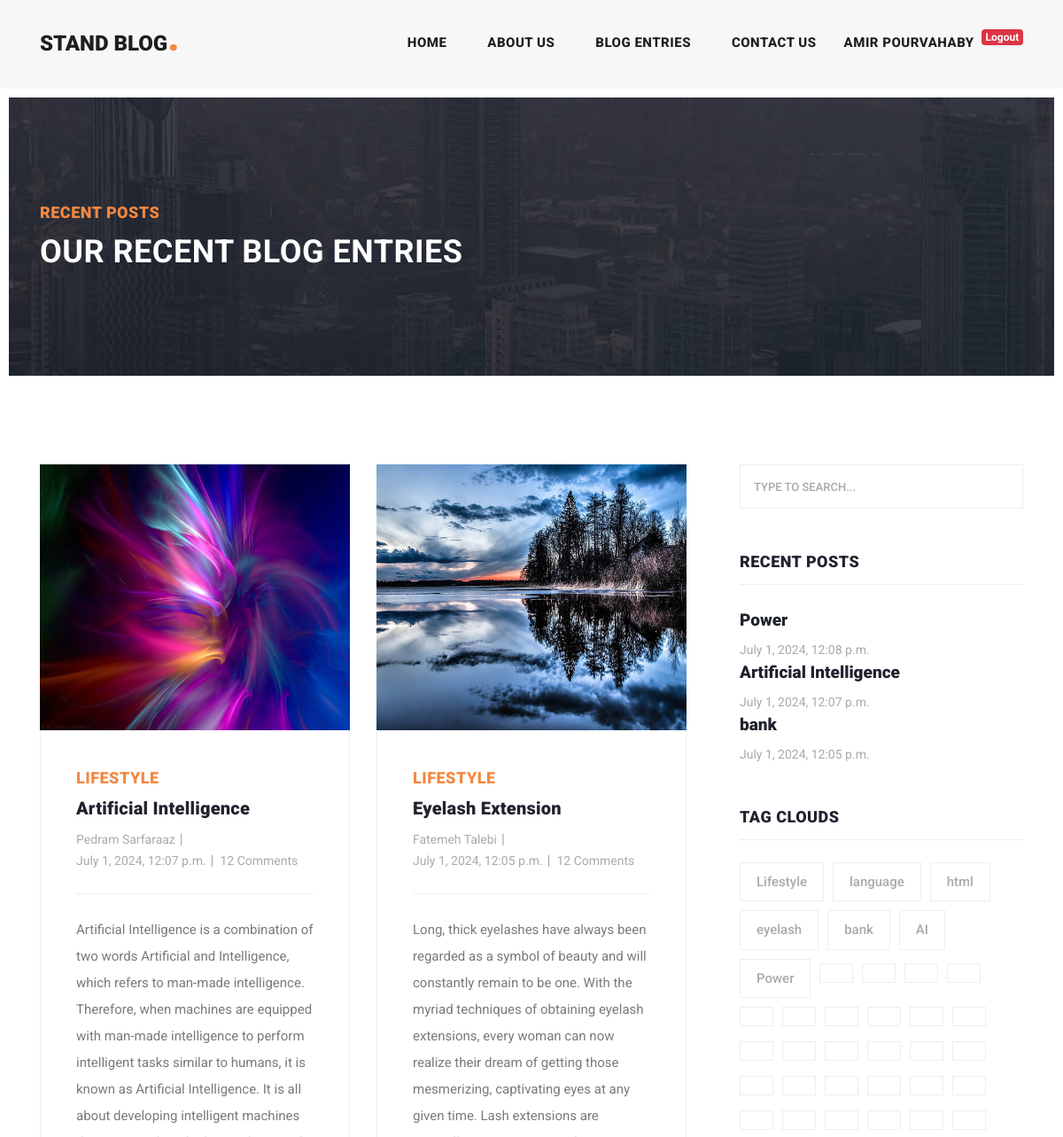
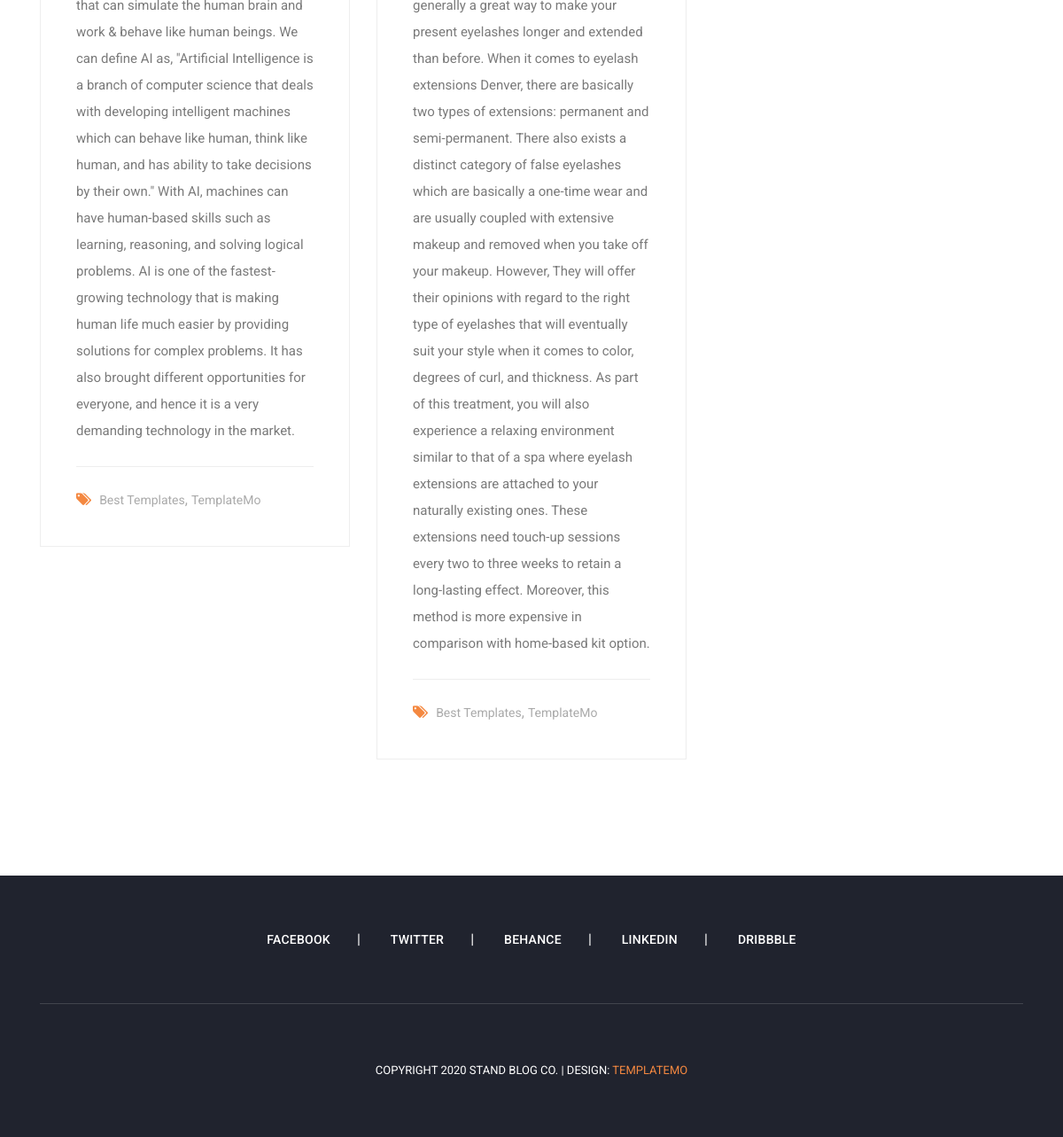
Page /post/categories/1 (signed in) on the committed database (2 pictures, top to bottom).
### post/models.py (models this page shows, shortened)
class Article(models.Model):
    author = models.ForeignKey(User, on_delete=models.CASCADE, null=True)
    category = models.ManyToManyField(Category, related_name="articles")
    title = models.CharField(max_length=100)
    body = models.TextField()
    created_time = models.DateTimeField(auto_now_add=True)
    updated_time = models.DateTimeField(auto_now=True)
    image = models.ImageField(upload_to='images/post')
    slug = models.SlugField(null=True, unique=True)
    def get_absolute_url(self):
        return reverse("post:details", kwargs={"slug": self.slug})

class Category(models.Model):
    title = models.CharField(max_length=100)
    class Meta:
        verbose_name_plural = 'Categories'
    def __str__(self):
        return self.title

### post/views.py (the view)
# urls.py: path("categories/<int:pk>", views.category_sub, name="categories"),
def category_sub(request, pk=None):
    category = get_object_or_404(Category, id=pk)
    articles = category.articles.all()
    return render(request, 'post/all_post.html', context={'articles': articles})

### context_processors/context_processors.py (called while the page is built)
def user(request):
    user = User.objects.all()
    return {'user': user}

def sidebar(request):
    recent = Article.objects.order_by('-created_time')[:3]
    return {'recent': recent}

def categories(request):
    categories = Category.objects.all()
    return {'categories': categories}

### post/templates/post/all_post.html (shortened to what this page needs)
{% extends 'base.html' %}
{% load static %}
{% block content %}
    <div class="heading-page header-text">
        <section class="page-heading">
            <div class="container">
                <div class="row">
                    <div class="col-lg-12">
                        <div class="text-content">
                            <h4>Recent Posts</h4>
                            <h2>Our Recent Blog Entries</h2>
                        </div>
                    </div>
                </div>
            </div>
        </section>
    </div>
    <section class="blog-posts grid-system">
        <div class="container">
            <div class="row">
                <div class="col-lg-8">
                    <div class="all-blog-posts">
                        <div class="row">
                            {% for article in articles %}
                                <div class="col-lg-6">
                                    <div class="blog-post">
                                        <div class="blog-thumb">
                                            <img src="{{ article.image.url }}" style="width: 350px; height: 300px"
                                                 alt="">
                                        </div>
                                        <div class="down-content">
                                            <span>{{ article.category.first }}</span>
                                            <a href="{{ article.get_absolute_url }}"><h4>{{ article.title }}</h4></a>
                                            <ul class="post-info">
                                                <li><a href="#">{{ article.author.get_full_name }}</a></li>
                                                <li><a href="#">{{ article.created_time }}</a></li>
                                                <li><a href="#">12 Comments</a></li>
                                            </ul>
                                            <p>{{ article.body }}</p>
                                            <div class="post-options">
                                                <div class="row">
                                                    <div class="col-lg-12">
                                                        <ul class="post-tags">
                                                            <li><i class="fa fa-tags"></i></li>
                                                            <li><a href="#">Best Templates</a>,</li>
                                                            <li><a href="#">TemplateMo</a></li>
                                                        </ul>
                                                    </div>
                                                </div>
                                            </div>
                                        </div>
                                    </div>
                                </div>
                            {% endfor %}
                        </div>
                    </div>
                </div>
                {% include 'includes/sidebar.html' %}
                <div class="col-lg-12">
                </div>
            </div>
        </div>
    </section>
{% endblock %}

### templates/base.html (shortened to what this page needs)
{% load static %}
<!DOCTYPE html>
<html lang="en">
  <head>
    <link href="{% static 'vendor/bootstrap/css/bootstrap.min.css' %}" rel="stylesheet">
    <link rel="stylesheet" href="{% static 'css/fontawesome.css' %}">
    <link rel="stylesheet" href="{% static 'css/templatemo-stand-blog.css' %}">
    <link rel="stylesheet" href="{% static 'css/owl.css' %}">
  </head>
<body>
<header class="">
    <nav class="navbar navbar-expand-lg">
        <div class="container">
            <a class="navbar-brand" href="{% url 'home:home' %}"><h2>Stand Blog<em>.</em></h2></a>
            <div class="collapse navbar-collapse" id="navbarResponsive">
                <ul class="navbar-nav ml-auto">
                    <li class="nav-item {% if request.resolver_match.url_name == 'home' %}active{% endif %}">
                        <a class="nav-link" href="{% url 'home:home' %}">Home
                        </a>
                    </li>
                    <li class="nav-item {% if request.resolver_match.url_name == 'about_us' %}active{% endif %}">
                        <a class="nav-link" href="about.html">About Us</a>
                    </li>
                    <li class="nav-item {% if request.resolver_match.url_name == 'all' %}active{% endif %}">
                        <a class="nav-link" href="{% url 'post:all' %}">Blog Entries</a>
                    </li>
                    <li class="nav-item {% if request.resolver_match.url_name == 'contact_us' %}active{% endif %}">
                        <a class="nav-link" href="{% url 'home:contact_us' %}">Contact Us</a>
                    </li>
                    {% if request.user.is_authenticated %}
                        <div class="d-flex">
                            <a class="nav-link" href="/">{{ request.user.first_name }} {{ request.user.last_name }}</a>
                            <a href="{% url 'accounts:logout' %}"><span class="badge badge-danger m-t-50">Logout</span></a>
                        </div>
                    {% else %}
                        <a class="nav-link" href="{% url 'accounts:login' %}">Login</a>
                    {% endif %}
                </ul>
            </div>
        </div>
    </nav>
</header>
{% block content %}
{% endblock %}
<footer>
    <div class="container">
        <div class="row">
            <div class="col-lg-12">
                <ul class="social-icons">
                    <li><a href="#">Facebook</a></li>
                    <li><a href="#">Twitter</a></li>
                    <li><a href="#">Behance</a></li>
                    <li><a href="#">Linkedin</a></li>
                    <li><a href="#">Dribbble</a></li>
                </ul>
            </div>
            <div class="col-lg-12">
                <div class="copyright-text">
                    <p>Copyright 2020 Stand Blog Co.
                        | Design: <a rel="nofollow" href="https://templatemo.com" target="_parent">TemplateMo</a></p>
                </div>
            </div>
        </div>
    </div>
</footer>
</body>
</html>

### templates/includes/sidebar.html
{% load static %}
<div class="col-lg-4">
    <div class="sidebar">
        <div class="row">
            <div class="col-lg-12">
                <div class="sidebar-item search">
                    <form id="search_form" name="gs" method="GET" action="{% url 'post:search' %}">
                        <input type="text" name="q" class="searchText" placeholder="type to search..."
                               autocomplete="on">
                    </form>
                </div>
            </div>
            <div class="col-lg-12">
                <div class="sidebar-item recent-posts">
                    <div class="sidebar-heading">
                        <h2>Recent Posts</h2>
                    </div>
                    {% for item in recent %}
                        <div class="content">
                            <ul>
                                <li><a href="{% url 'post:details' item.slug %}">
                                    <h5>{{ item.title }}</h5>
                                    <span>{{ item.created_time }}</span>
                                </a></li>
                            </ul>
                        </div>
                    {% endfor %}
                </div>
            </div>
            <div class="col-lg-12">
                <div class="sidebar-item tags">
                    <div class="sidebar-heading">
                        <h2>Tag Clouds</h2>
                    </div>
                    <div class="content">
                        <ul>
                            {% for item in categories %}
                                <li><a href="{% url 'post:categories' item.id %}">{{ item.title }}</a></li>
                            {% endfor %}
                        </ul>
                    </div>
                </div>
            </div>
        </div>
    </div>
</div>

### rows in the picture
Article: image (picture), category.first "LIFESTYLE", title "Artificial Intelligence", author.get_full_name "Pedram Sarfaraaz", created_time "July 1, 2024, 12:07 p.m.", body "Artificial Intelligence is a combination of two words Artificial and Intelligence, which refers to man-made intelligence. Therefore, when machines are equipped with man-made intelligence to perform intelligent tasks similar to humans, it is known as Artificial Intelligence. It is all about developing intelligent machines that can simulate the human brain and work & behave like human beings. We can define AI as, \"Artificial Intelligence is a branch of computer science that deals with developing intelligent machines which can behave like human, think like human, and has ability to take decisions by their own.\" With AI, machines can have human-based skills such as learning, reasoning, and…"
Article: image (picture), category.first "LIFESTYLE", title "Eyelash Extension", author.get_full_name "Fatemeh Talebi", created_time "July 1, 2024, 12:05 p.m.", body "Long, thick eyelashes have always been regarded as a symbol of beauty and will constantly remain to be one. With the myriad techniques of obtaining eyelash extensions, every woman can now realize their dream of getting those mesmerizing, captivating eyes at any given time. Lash extensions are generally a great way to make your present eyelashes longer and extended than before. When it comes to eyelash extensions Denver, there are basically two types of extensions: permanent and semi-permanent. There also exists a distinct category of false eyelashes which are basically a one-time wear and are usually coupled with extensive makeup and removed when you take off your makeup. However, They will…"
Article: title "Power", created_time "July 1, 2024, 12:08 p.m."
Article: title "bank", created_time "July 1, 2024, 12:05 p.m."
Category: title "Lifestyle"
Category: title "language"
Category: title "html"
Category: title "eyelash"
Category: title "bank"
Category: title "AI"
Category: title "Power"

### other values in the picture
{{ request.user.first_name }} "AMIR"
{{ request.user.last_name }} "POURVAHABY"
